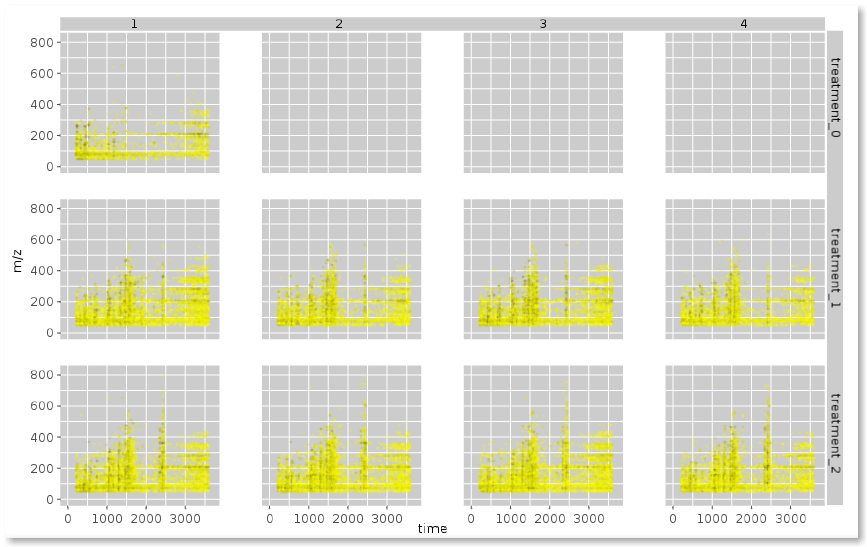

This chart was generated by the following R code:
library(qtpaint)
library(plumbr)
library(xcms)
library(chromatoplots)

source("/home/marie/Documents/cranvas/utilities/api-sketch.r")
source("/home/marie/Documents/cranvas/utilities/helper.r")
source("/home/marie/Documents/cranvas/utilities/axes.r")


# @param wd root directory of experimental design
expStruc.display<-function(wd=NULL,...){

###PART 1
#format data into a data.frame object

# 1.A determine how many facets we want
# each row represents a treatment (e.g. control, condition_1, condition_2, etc)
# number of elements in each row is the number of datafiles for that condition
  facet_structure<-getFacetStructure(wd)
  
# 1.B Format the CDF data
  df1<-formatAllData(facet_structure)
 
###PART 2
# draw the background and axes

#2.A determine data limits

    ranges<-c(getAllRanges(facet_structure, df1, 1),getAllRanges(facet_structure,df1,2))
    windowranges<-make_window_ranges(ranges)


    plot1<-make_new_plot(width=1200,height=1200,windowRanges=c(windowranges[1]-1000,windowranges[2],windowranges[3]-150,windowranges[4]))
    xspan<-windowranges[2]-windowranges[1]
    yspan<-windowranges[4]-windowranges[3]
    Ygrids<-max(facet_structure$treatments.numExp)
    Xgrids<-length(facet_structure$treatments.numExp)
	
#2.B draw the factoring 
	for (i in 1:Xgrids){
		for (j in 1:Ygrids){

#2.C draw the grids
			draw_grid_with_positions(plot1,dataRanges=c(windowranges[1],
						     windowranges[2]-(.02*xspan),
						     windowranges[3],
						     windowranges[4]-(0.02*yspan)),horiPos=getfacetPrettyRangesX(i,j,Xgrids,Ygrids,windowranges,xspan,yspan,margin=.02),vertPos=getfacetPrettyRangesY(i,j,Xgrids,Ygrids,windowranges,xspan,yspan,marigin=0.02), row=as.integer(i),col=as.integer(j))
   			draw_grid_axes(plot1,dataRanges=c(windowranges[1],
						     windowranges[2]-(.02*xspan),
						     windowranges[3],
						     windowranges[4]-(0.02*yspan)),row=as.integer(i),col=as.integer(j),
                                         maxRows=Xgrids,maxCols=Ygrids,xspan=xspan,yspan=yspan)



temp<-getwd()
setwd(paste(facet_structure$dir,facet_structure$treatments[i],sep="/"))
if(j<=length(list.files() ) ){
  data<-matrix(nrow=round(dim(df1[[i]][[j]])[1]/100)-1,ncol=3)
  for (k in 1:dim(data)[1]){
    data[k,1]<-df1[[i]][[j]][100*k,1]
    data[k,2]<-df1[[i]][[j]][100*k,2]
    data[k,3]<-df1[[i]][[j]][100*k,3]
  }
  plot1$add_layer(glyph(
                      left=data[,1],
                      bottom=data[,2],
                      fill=col2rgb(rgb(1-(log(data[,3])-min(log(data[,3])))/(max(log(data[,3]))-min(log(data[,3]))) ,
   					1- (log(data[,3])-min(log(data[,3])))/(max(log(data[,3]))-min(log(data[,3]))) ,
                                          0,
                                          0.25),
                                   T),
                      stroke=col2rgb(rgb(1-(log(data[,3])-min(log(data[,3])))/(max(log(data[,3]))-min(log(data[,3]))) ,
   					 1-(log(data[,3])-min(log(data[,3])))/(max(log(data[,3]))-min(log(data[,3]))) ,
                                          0,
                                          0.25),
                                     T),
                      size=1),
                  row=as.integer(i),col=as.integer(j))

  setwd(temp)
}
}

}



	
#draw the axes layer
	axes<-function(item,painter){
     		qdrawRect(painter,xleft=1-(.15/Ygrids),ybottom=.15/Xgrids+.01,xright=1-(.15/(2*Ygrids)),
				  ytop=1-(.15/(Xgrids)),stroke="grey80",fill="grey80")	
		qdrawRect(painter,xleft=.0635,xright=.96,ybottom=1-(.15/(2*Xgrids)),
				  ytop=1-(.15/(Xgrids)),stroke="grey80",fill="grey80")
		qstrokeColor(painter)<-"black"
		qfillColor(painter)<-"black"
		qdrawText(painter,text=c(1,2,3,4), x=c(.15,.39,.63,.865),
				  y=1-(.75*(.15/Xgrids)),halign="center",valign="center")
		qdrawText(painter,text=facet_structure$treatments,x=1-(.45*(.15/Ygrids)),
					y=c(.73,.41,.1),halign="right",valign="center",rot=-90)
		qdrawText(painter,text="time",x=.5, y=.15/(3*Xgrids),halign="center",valign="center")
		qdrawText(painter,text= "m/z",x=.15/(15*Ygrids),y=.5,halign="center",valign="center",rot=90)
		
	}
	
#add axis as an overlay layer	
    overlay<-plot1$view$overlay()
    axesOverlay<-qlayer(overlay,axes,limits=qrect(c(0,1),c(0,1)))
    print(plot1)
    plot1$root$geometry<-qrect(15,26,822,525)
    return(plot1)


###Part 3
# draw the data
}



getFacetStructure<-function(wd,...){
  temp.1<-getwd()
  setwd(wd)
  treatments<-dir()
  treatments.numExp<-matrix(nrow=length(treatments),ncol=1)
  colnames(treatments.numExp)<-"numExp"
  dir<-getwd()
  for (i in 1:length(treatments)){
    setwd(treatments[i])
    treatments.numExp[i,1]<-length(dir())
    setwd(dir)
  }
  setwd(temp.1)
  self<-structure (list(dir=dir,treatments=treatments,treatments.numExp=treatments.numExp))
  self
}

formatAllData<-function(facet_structure,...){
  temp.1<-getwd()
  df<-vector("list",length(facet_structure$treatments))
  for (i in 1:length(facet_structure$treatments)){
    df[[i]]<-vector("list", facet_structure$treatments.numExp[i])
    setwd(paste(facet_structure$dir,facet_structure$treatments[i],sep="/"))
    for (j in 1:facet_structure$treatments.numExp[i]){
      df[[i]][[j]]<-as.data.frame(rawMat(loadSample(paste(facet_structure$dir,facet_structure$treatments[i],dir()[j],sep="/"))))
    }
  }
  setwd(temp.1)
  return(df)
}

getAllRanges<-function(data,df,col,...){
  min<-NULL
  max<-NULL
  for (i in 1:length(data$treatments)){
    for (j in 1:data$treatments.numExp[i]){
      min<-min(make_data_ranges(df[[i]][[j]][,col]),min)
      max<-max(make_data_ranges(df[[i]][[j]][,col]),max)
    }
  }
  return(c(min,max))
}

  
#determine margin values
getMargins<-function(i,j,value,Xgrids,Ygrids,xspan,yspan){
	margin<-c(0,0,0,0)
#value=.15; yspan=4.8; xspan=28.8
#margin=c(0,.35,.05,0)
	if(i==1){
		margin[4]<-yspan/value
	}
	if(i==Xgrids){
		margin[3]<-yspan/value
	}
	if(j==1){
		margin[1]<-xspan/value
	}
	if(j==Ygrids){
		margin[2]<-xspan/value
	}
	return(margin)
}


draw_grid_axes<-function(plotObj,dataRanges, row,maxRows,col,maxCols,xspan,yspan){
	if(row==maxRows){	
           print("row=max_start")
           draw_x_axes_with_labels(plotObj,dataRanges=dataRanges,axisLabels=c(0,1000,2000,3000),labelHoriPos=c(0,1000,2000,3000),name=NULL,row=row,col=col)
print("row=max_end")
	}
        if(col==1){
   	   draw_y_axes_with_labels(plotObj,dataRanges=dataRanges,axisLabels=c(0,200,400,600,800),labelVertPos=c(0,200,400,600,800), name=NULL,row=row,col=col)
	}
}

getfacetPrettyRangesX<-function(i,j,Xgrids,Ygrids,windowranges,xspan,yspan,margin=.04,...){

return(c(0,1000,2000,3000,4000))
}

getfacetPrettyRangesY<-function(i,j,Xgrids,Ygrids,windowranges,xspan,yspan,margin=.04,...){
return(c(0,200,400,600,800))
}
